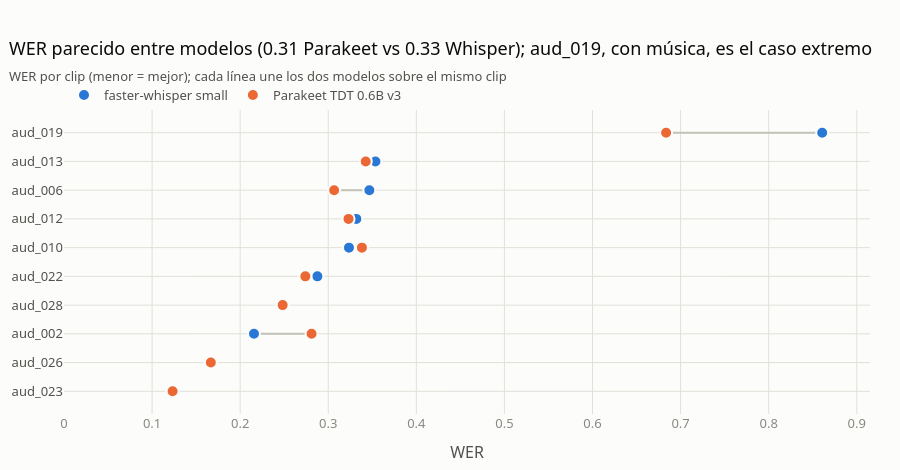

The code cell stored with this chart in its notebook:
### Code cell
# Gráfico 3 — WER por clip, faster-whisper vs Parakeet (gráfico de puntos pareados)
orden = t_asr.sort_values("faster-whisper small")["id"].tolist()
fig = go.Figure()
for _, r in t_asr.iterrows():
    fig.add_trace(go.Scatter(x=[r["faster-whisper small"], r["Parakeet TDT 0.6B v3"]], y=[r["id"]] * 2, mode="lines",
                             line=dict(color=EJE, width=2), hoverinfo="skip", showlegend=False))
for modelo, color in COLOR_ASR.items():
    d = asr[asr["modelo"] == modelo]
    fig.add_trace(go.Scatter(x=d["wer"], y=d["id"], mode="markers", name=modelo,
                             marker=dict(size=12, color=color, line=dict(color=SUPERFICIE, width=2)),
                             customdata=np.c_[d["fuente"], d["S"], d["D"], d["I"], d["N"], d["referencia_revisada"]],
                             hovertemplate="<b>%{y}</b> (%{customdata[0]})<br>" + modelo + ": WER %{x:.3f}<br>S %{customdata[1]} · "
                                           "D %{customdata[2]} · I %{customdata[3]} · N %{customdata[4]}<br>%{customdata[5]}<extra></extra>"))
fig.update_layout(height=470,
    title=dict(text=f"WER parecido entre modelos ({r_asr.loc['Parakeet TDT 0.6B v3','promedio']:.2f} Parakeet vs "
                    f"{r_asr.loc['faster-whisper small','promedio']:.2f} Whisper); aud_019, con música, es el caso extremo",
               subtitle=dict(text="WER por clip (menor = mejor); cada línea une los dos modelos sobre el mismo clip")),
    xaxis=dict(title="WER", rangemode="tozero"), yaxis=dict(categoryorder="array", categoryarray=orden, title=None))
fig.show()

### Figure 1 — Plotly figure (JSON) as saved in the notebook; plotly's stock layout.template omitted (floating-point values rounded to 4 significant figures)
{"data": [{"hoverinfo": "skip", "line": {"color": "#c3c2b7", "width": 2}, "mode": "lines", "showlegend": false, "type": "scatter", "x": [0.2157, 0.281], "y": ["aud_002", "aud_002"]}, {"hoverinfo": "skip", "line": {"color": "#c3c2b7", "width": 2}, "mode": "lines", "showlegend": false, "type": "scatter", "x": [0.3467, 0.3067], "y": ["aud_006", "aud_006"]}, {"hoverinfo": "skip", "line": {"color": "#c3c2b7", "width": 2}, "mode": "lines", "showlegend": false, "type": "scatter", "x": [0.3235, 0.3382], "y": ["aud_010", "aud_010"]}, {"hoverinfo": "skip", "line": {"color": "#c3c2b7", "width": 2}, "mode": "lines", "showlegend": false, "type": "scatter", "x": [0.3319, 0.323], "y": ["aud_012", "aud_012"]}, {"hoverinfo": "skip", "line": {"color": "#c3c2b7", "width": 2}, "mode": "lines", "showlegend": false, "type": "scatter", "x": [0.3536, 0.3425], "y": ["aud_013", "aud_013"]}, {"hoverinfo": "skip", "line": {"color": "#c3c2b7", "width": 2}, "mode": "lines", "showlegend": false, "type": "scatter", "x": [0.8608, 0.6835], "y": ["aud_019", "aud_019"]}, {"hoverinfo": "skip", "line": {"color": "#c3c2b7", "width": 2}, "mode": "lines", "showlegend": false, "type": "scatter", "x": [0.2877, 0.274], "y": ["aud_022", "aud_022"]}, {"hoverinfo": "skip", "line": {"color": "#c3c2b7", "width": 2}, "mode": "lines", "showlegend": false, "type": "scatter", "x": [0.1233, 0.1233], "y": ["aud_023", "aud_023"]}, {"hoverinfo": "skip", "line": {"color": "#c3c2b7", "width": 2}, "mode": "lines", "showlegend": false, "type": "scatter", "x": [0.1667, 0.1667], "y": ["aud_026", "aud_026"]}, {"hoverinfo": "skip", "line": {"color": "#c3c2b7", "width": 2}, "mode": "lines", "showlegend": false, "type": "scatter", "x": [0.2482, 0.2482], "y": ["aud_028", "aud_028"]}, {"customdata": [["audio_A", 11, 11, 11, 153, "REVISADO_CON_CAMBIOS"], ["audio_A", 18, 5, 29, 150, "REVISADO_SIN_CAMBIOS"], ["audio_B", 25, 4, 15, 136, "REVISADO_SIN_CAMBIOS"], ["audio_C", 32, 8, 35, 226, "REVISADO_SIN_CAMBIOS"], ["audio_D", 28, 4, 32, 181, "REVISADO_SIN_CAMBIOS"], ["audio_E", 39, 1, 28, 79, "REVISADO_CON_CAMBIOS"], ["audio_F", 18, 3, 21, 146, "REVISADO_SIN_CAMBIOS"], ["audio_F", 9, 3, 6, 146, "REVISADO_SIN_CAMBIOS"], ["audio_F", 6, 0, 11, 102, "REVISADO_SIN_CAMBIOS"], ["audio_G", 19, 9, 7, 141, "REVISADO_CON_CAMBIOS"]], "hovertemplate": "<b>%{y}</b> (%{customdata[0]})<br>faster-whisper small: WER %{x:.3f}<br>S %{customdata[1]} · D %{customdata[2]} · I %{customdata[3]} · N %{customdata[4]}<br>%{customdata[5]}<extra></extra>", "marker": {"color": "#2a78d6", "line": {"color": "#fcfcfb", "width": 2}, "size": 12}, "mode": "markers", "name": "faster-whisper small", "type": "scatter", "x": [0.2157, 0.3467, 0.3235, 0.3319, 0.3536, 0.8608, 0.2877, 0.1233, 0.1667, 0.2482], "y": ["aud_002", "aud_006", "aud_010", "aud_012", "aud_013", "aud_019", "aud_022", "aud_023", "aud_026", "aud_028"]}, {"customdata": [["audio_A", 14, 7, 22, 153, "REVISADO_CON_CAMBIOS"], ["audio_A", 13, 3, 30, 150, "REVISADO_SIN_CAMBIOS"], ["audio_B", 26, 6, 14, 136, "REVISADO_SIN_CAMBIOS"], ["audio_C", 34, 2, 37, 226, "REVISADO_SIN_CAMBIOS"], ["audio_D", 25, 4, 33, 181, "REVISADO_SIN_CAMBIOS"], ["audio_E", 10, 44, 0, 79, "REVISADO_CON_CAMBIOS"], ["audio_F", 18, 2, 20, 146, "REVISADO_SIN_CAMBIOS"], ["audio_F", 8, 4, 6, 146, "REVISADO_SIN_CAMBIOS"], ["audio_F", 6, 0, 11, 102, "REVISADO_SIN_CAMBIOS"], ["audio_G", 18, 6, 11, 141, "REVISADO_CON_CAMBIOS"]], "hovertemplate": "<b>%{y}</b> (%{customdata[0]})<br>Parakeet TDT 0.6B v3: WER %{x:.3f}<br>S %{customdata[1]} · D %{customdata[2]} · I %{customdata[3]} · N %{customdata[4]}<br>%{customdata[5]}<extra></extra>", "marker": {"color": "#eb6834", "line": {"color": "#fcfcfb", "width": 2}, "size": 12}, "mode": "markers", "name": "Parakeet TDT 0.6B v3", "type": "scatter", "x": [0.281, 0.3067, 0.3382, 0.323, 0.3425, 0.6835, 0.274, 0.1233, 0.1667, 0.2482], "y": ["aud_002", "aud_006", "aud_010", "aud_012", "aud_013", "aud_019", "aud_022", "aud_023", "aud_026", "aud_028"]}], "layout": {"height": 470, "title": {"subtitle": {"text": "WER por clip (menor = mejor); cada línea une los dos modelos sobre el mismo clip"}, "text": "WER parecido entre modelos (0.31 Parakeet vs 0.33 Whisper); aud_019, con música, es el caso extremo"}, "xaxis": {"rangemode": "tozero", "title": {"text": "WER"}}, "yaxis": {"categoryarray": ["aud_023", "aud_026", "aud_002", "aud_028", "aud_022", "aud_010", "aud_012", "aud_006", "aud_013", "aud_019"], "categoryorder": "array", "title": {}}}}
